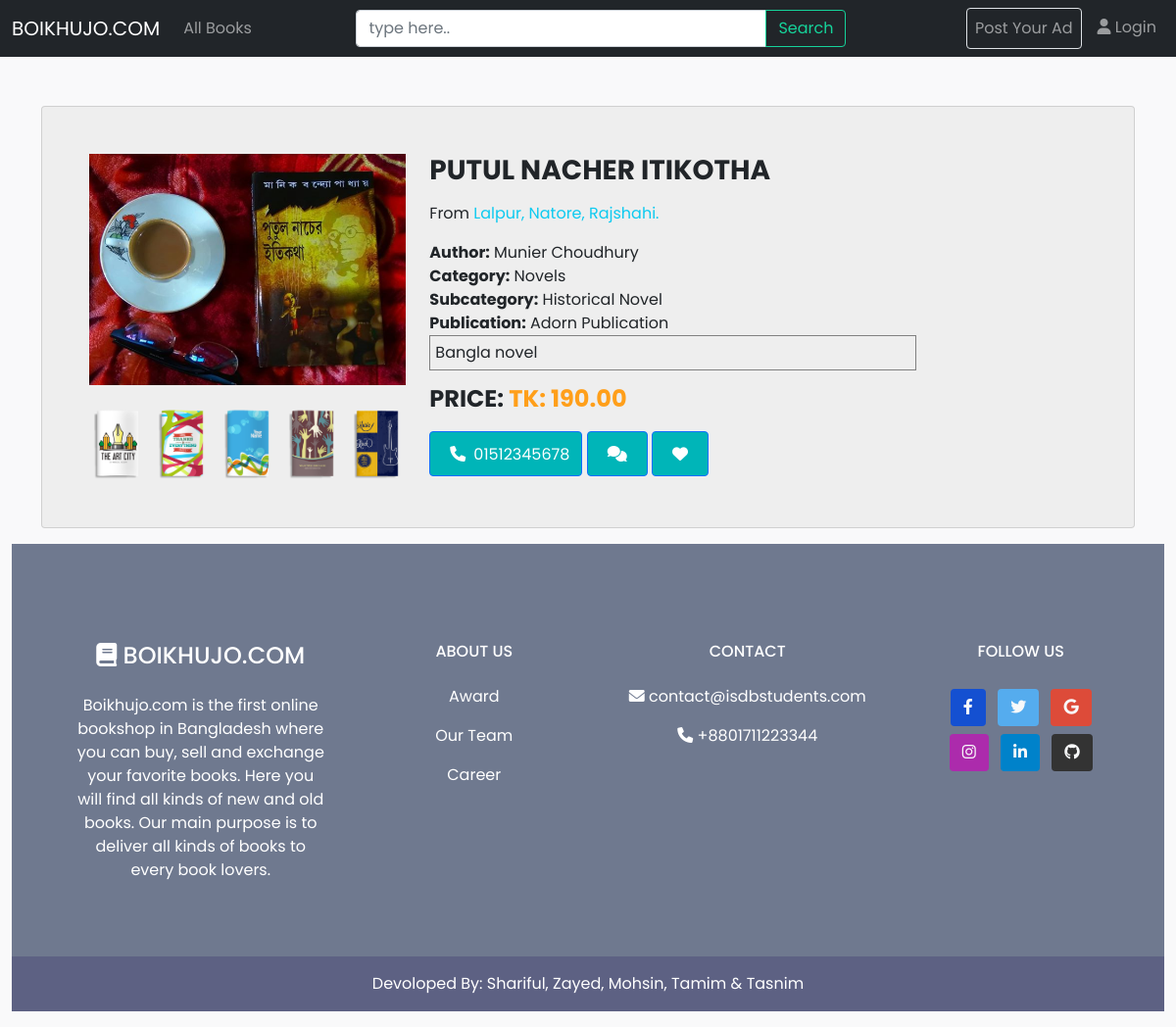
The page /details.php?id=39 on the database its author committed.
### tables this page shows
CREATE TABLE `bookposts` (
  `id` int(11) NOT NULL,
  `name` varchar(255) NOT NULL,
  `details` varchar(1024) NOT NULL,
  `price1` decimal(10,2) NOT NULL,
  `price2` decimal(10,2) NOT NULL,
  `type` varchar(20) NOT NULL,
  `user_id` int(11) NOT NULL,
  `category_id` int(11) NOT NULL,
  `subcategory_id` int(11) NOT NULL,
  `division_id` int(11) NOT NULL,
  `district_id` int(11) NOT NULL,
  `area_id` int(11) NOT NULL,
  `author_id` int(11) NOT NULL,
  `publications_id` int(11) NOT NULL,
  `images` varchar(512) NOT NULL,
  `created` timestamp NOT NULL DEFAULT current_timestamp() ON UPDATE current_timestamp(),
  `deleted` timestamp NULL DEFAULT NULL
);

CREATE TABLE `area` (
  `id` int(11) NOT NULL,
  `name` varchar(150) NOT NULL,
  `district_id` int(11) NOT NULL,
  `division_id` int(11) NOT NULL,
  `created` timestamp NOT NULL DEFAULT current_timestamp() ON UPDATE current_timestamp()
);

CREATE TABLE `district` (
  `id` int(11) NOT NULL,
  `name` varchar(150) NOT NULL,
  `division_id` int(11) NOT NULL,
  `created` timestamp NOT NULL DEFAULT current_timestamp() ON UPDATE current_timestamp()
);

CREATE TABLE `division` (
  `id` int(11) NOT NULL,
  `name` varchar(150) NOT NULL,
  `created` timestamp NOT NULL DEFAULT current_timestamp() ON UPDATE current_timestamp()
);

CREATE TABLE `author` (
  `id` int(11) NOT NULL,
  `name` varchar(255) NOT NULL,
  `details` text DEFAULT NULL,
  `approved` tinyint(2) NOT NULL DEFAULT 1,
  `created` timestamp NOT NULL DEFAULT current_timestamp() ON UPDATE current_timestamp()
);

CREATE TABLE `categories` (
  `id` int(11) NOT NULL,
  `name` varchar(255) NOT NULL,
  `created` timestamp NOT NULL DEFAULT current_timestamp() ON UPDATE current_timestamp()
);

CREATE TABLE `subcategories` (
  `id` int(11) NOT NULL,
  `name` varchar(255) NOT NULL,
  `category_id` int(11) NOT NULL,
  `created` timestamp NOT NULL DEFAULT current_timestamp() ON UPDATE current_timestamp()
);

CREATE TABLE `publications` (
  `id` int(11) NOT NULL,
  `name` varchar(255) NOT NULL,
  `created` timestamp NOT NULL DEFAULT current_timestamp() ON UPDATE current_timestamp()
);

CREATE TABLE `users` (
  `id` int(11) NOT NULL,
  `full_name` varchar(255) NOT NULL,
  `mobile` varchar(30) NOT NULL,
  `password` varchar(255) NOT NULL,
  `role` int(11) NOT NULL DEFAULT 1,
  `created` timestamp NOT NULL DEFAULT current_timestamp()
);

### details.php (the view, shortened to what this page needs)
<?php
include 'assets/inc/header.php';
require 'connection.php';
if (isset($_GET['id'])) {
    $postid = $conn->escape_string($_GET['id']);
    $sql = "SELECT `bookposts`.*, `author`.`name` AS `author_name`, `division`.`name` AS `division_name`, `district`.`name` AS `district_name`, `area`.`name` AS `area_name`, `categories`.`name` AS `category_name`, `subcategories`.`name` AS `subcategory_name`, `users`.`mobile` AS `users_number`, `publications`.`name` AS `publications_name`  FROM `bookposts`, `author`, `division`, `district`, `area`, `categories`, `subcategories`, `users`, `publications` WHERE `bookposts`.`author_id` = `author`.`id` AND `bookposts`.`division_id` = `division`.`id` AND `bookposts`.`district_id` = `district`.`id` AND `bookposts`.`area_id` = `area`.`id` AND `bookposts`.`category_id` = `categories`.`id` AND `bookposts`.`subcategory_id` = `subcategories`.`id` AND `bookposts`.`user_id` = `users`.`id` AND `bookposts`.`publications_id` = `publications`.`id` AND `bookposts`.`id` = '$postid'";
} else {
    exit;
}
$result = $conn->query($sql);
$html = "";
while ($row = $result->fetch_assoc()) {
    $firstImage = explode(",",$row['images'])[0];
    $bookname = $row['name'];
    $bookauthor = $row['author_name'];
    $bookdivision = $row['division_name'];
    $bookdistrict = $row['district_name'];
    $bookarea = $row['area_name'];
    $bookdescription = $row['details'];
    $bookcategory = $row['category_name'];
    $booksubcategory = $row['subcategory_name'];
    $price = $row['price1'];
    $bookusermobile = $row['users_number'];
    $bookpublications = $row['publications_name'];
    $html .= '<div class="wrapper row">
    <div class="preview col-md-4">
        <div class="preview-pic tab-content">
            <div class="tab-pane active" id="pic-1"><img src="assets/upload_images/'.$firstImage.'" /></div>
            <div class="tab-pane" id="pic-2"><img src="assets/images/book-2.png" /></div>
            <div class="tab-pane" id="pic-3"><img src="assets/images/book-3.png" /></div>
            <div class="tab-pane" id="pic-4"><img src="assets/images/book-4.png" /></div>
            <div class="tab-pane" id="pic-5"><img src="assets/images/book-5.png" /></div>
        </div>
        <ul class="preview-thumbnail nav nav-tabs">
            <li class="active"><a data-target="#pic-1" data-toggle="tab"><img src="assets/images/book-1.png" /></a></li>
            <li><a data-target="#pic-2" data-toggle="tab"><img src="assets/images/book-2.png" /></a></li>
            <li><a data-target="#pic-3" data-toggle="tab"><img src="assets/images/book-3.png" /></a></li>
            <li><a data-target="#pic-4" data-toggle="tab"><img src="assets/images/book-4.png" /></a></li>
            <li><a data-target="#pic-5" data-toggle="tab"><img src="assets/images/book-5.png" /></a></li>
        </ul>
    </div>
    <div class="details col-md-6">
        <h3 class="product-title">'.$bookname.'</h3>
        <p> From <span class="text-info">' .$bookarea.', '.$bookdistrict.', '.$bookdivision.'.</span></p>
        <div><b>Author:</b> ' .$bookauthor.'</div>
        <div><b>Category:</b> ' .$bookcategory.'</div>
        <div><b>Subcategory:</b> ' .$booksubcategory.'</div>
        <div><b>Publication:</b> ' .$bookpublications.'</div>
        <p id="details" class="product-description">'.$bookdescription.'</p>
        <h4 class="price">Price: <span>TK: ' .$price.'</span></h4>
        <div>
            <button class="btn btn-primary my-1"><i class="fa-solid fa-phone m-2"></i>'.$bookusermobile.'</button>
            <button class="btn btn-primary my-1"><i class="fa-solid fa-comments m-2"></i></button>
            <button id="favbtn" data-bookid="'.$postid.'" class="btn btn-primary my-1"><i class="fa-solid fa-heart m-2"></i></button>
        </div>
    </div>
</div>';
}
?>
<div class="container">
    <div class="card">
        <div class="container-fliud">
        <?php echo $html??""; ?>
        </div>
    </div>
</div>
<?php include "assets/inc/footer.php"; ?>
</body>
</html>

### assets/css/style.css (style rules this page uses)
* { font-family: Poppins; }
body { background-color: #f9f9fa }

### details.php (style rules this page uses)
body { font-family: 'open sans'; overflow-x: hidden; }
img { max-width: 100%; }
.preview { display: flex; flex-direction: column; }
.preview-pic { flex-grow: 1; }
.preview-thumbnail.nav-tabs { border: none; margin-top: 15px; }
.preview-thumbnail.nav-tabs li { width: 18%; margin-right: 2.5%; }
.preview-thumbnail.nav-tabs li img { max-width: 100%; display: block; }
.preview-thumbnail.nav-tabs li a { padding: 0; margin: 0; }
.preview-thumbnail.nav-tabs li:last-of-type { margin-right: 0; }
.tab-content { overflow: hidden; }
.tab-content img { width: 100%; animation-name: opacity; animation-duration: .3s; }
.card { margin-top: 50px; background: #eee; padding: 3em; line-height: 1.5em; }
@media screen and (min-width: 997px) { .wrapper { display: flex; } }
.details { display: flex; flex-direction: column; }
.product-title, .price, .sizes, .colors { text-transform: UPPERCASE; font-weight: bold; }
.checked, .price span { color: #ff9f1a; }
.product-title, .rating, .product-description, .price, .vote, .sizes { margin-bottom: 15px; }
.product-title { margin-top: 0; }
p#details { border: 1px solid gray; padding: 5px; }

### rows shown on the page
bookposts: images (picture), name "PUTUL NACHER ITIKOTHA", area.name "Lalpur", district.name "Natore", division.name "Rajshahi", author.name "Munier Choudhury", category.name "Novels", subcategory.name "Historical Novel", publications.name "Adorn Publication", details "Bangla novel", price1 "190.00", user.mobile "01512345678"
